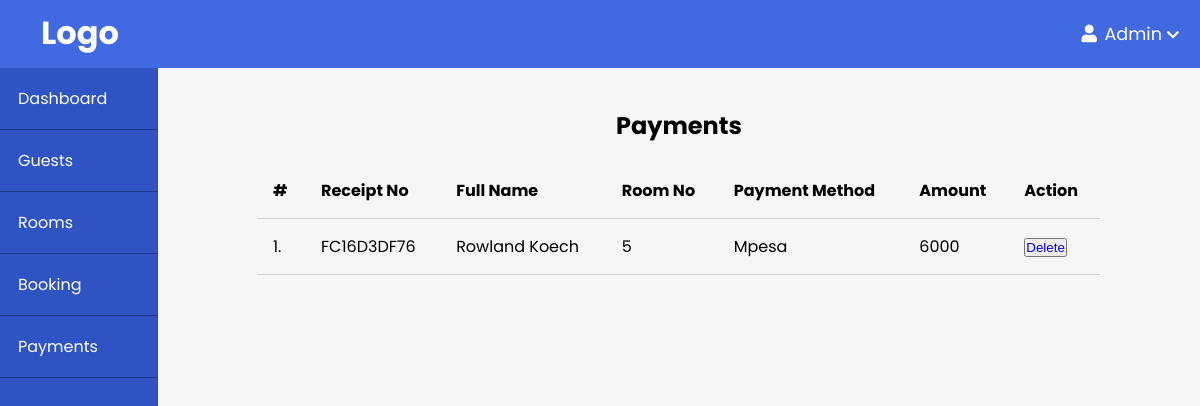
Screenshot of /admin/payments/index.php with the database file from the repository.
### tables this page shows
CREATE TABLE `payments` (
  `payment_id` int(50) NOT NULL,
  `receipt_no` varchar(30) NOT NULL,
  `payment_date` date NOT NULL DEFAULT current_timestamp(),
  `amount_paid` int(100) NOT NULL,
  `payment_type_id` int(50) NOT NULL,
  `user_id` int(50) NOT NULL,
  `booking_id` int(11) NOT NULL
);

CREATE TABLE `users` (
  `id` int(11) NOT NULL,
  `first_name` varchar(20) NOT NULL,
  `last_name` varchar(20) NOT NULL,
  `email` varchar(255) NOT NULL,
  `address` varchar(30) NOT NULL,
  `phone_no` varchar(10) NOT NULL,
  `passport` varchar(30) NOT NULL,
  `nationality` varchar(50) NOT NULL,
  `password` varchar(255) NOT NULL,
  `role_id` int(11) NOT NULL
);

CREATE TABLE `booking` (
  `id` int(50) NOT NULL,
  `check_in_date` date NOT NULL,
  `check_out_date` date NOT NULL,
  `nights` int(100) NOT NULL,
  `amount` int(100) NOT NULL,
  `booking_date` date NOT NULL DEFAULT current_timestamp(),
  `booking_status_id` int(11) NOT NULL,
  `user_id` int(50) NOT NULL,
  `room_id` int(50) NOT NULL,
  `room_type_id` int(50) NOT NULL
);

CREATE TABLE `payment_type` (
  `id` int(50) NOT NULL,
  `p_type` varchar(255) NOT NULL
);

### app/controllers/payments.php (called while the page is built, shortened)
<?php
include(ROOT_PATH . "\app\database\db.php");
$sql = "SELECT p.*, b.room_id, u.first_name, u.last_name, pt.p_type FROM payments AS p
        JOIN booking AS b ON p.booking_id=b.id
        JOIN users AS u ON p.user_id=u.id
        JOIN payment_type AS pt ON p.payment_type_id=pt.id";
$payments = executeJoinQuery($sql);

### app/database/db.php (called while the page is built, shortened)
<?php
require("connect.php");
function executeJoinQuery($sql) {
    global $conn;
    $stmt = $conn->prepare($sql);
    $stmt->execute();
    $records = $stmt->get_result()->fetch_all(MYSQLI_ASSOC);
    return $records;
}

### admin/payments/index.php (the view, shortened to what this page needs)
<?php include(ROOT_PATH . "\app\controllers\payments.php") ?>
<!DOCTYPE html>
<html lang="en">
<head>
    <link href="../../assets/fontawesome/css/all.min.css"  rel="stylesheet">
    <link rel="stylesheet" href="../style.css">
</head>
<body>
     <?php include(ROOT_PATH . "/app/includes/adminHeader.php"); ?>
    <div class="admin-wrapper">
        <?php include(ROOT_PATH . "/app/includes/adminSidebar.php"); ?>
        <div class="admin-content">
            <div class="table-wrapper">
                <h2>Payments</h2>
                <table>
                    <thead>
                        <th>#</th>
                        <th>Receipt No</th>
                        <th>Full Name</th>
                        <th>Room No</th>
                        <th>Payment Method</th>
                        <th>Amount</th>
                        <th colspan="3">Action</th>
                    </thead>
                    <?php foreach($payments as $key => $payment): ?>
                        <tr>
                            <td><?php echo $key + 1 . "."; ?></td>
                            <td><?php echo $payment['receipt_no']; ?></td>
                            <td><?php echo $payment['first_name'] . " " . $payment['last_name']; ?></td>
                            <td><?php echo $payment['room_id']; ?></td>
                            <td><?php echo $payment['p_type']; ?></td>
                            <td><?php echo $payment['amount_paid']; ?></td>
                            <td><button><a href="index.php?del_id=<?php echo $payment['payment_id']; ?>">Delete</a></button></td>
                        </tr>
                    <?php endforeach; ?>
                </table>
            </div>
        </div>
    </div>
</body>
</html>

### admin/style.css (style rules this page uses)
* { padding: 0; margin: 0; box-sizing: border-box; }
body { background-color: #f6f6f6; font-family: 'Poppins', sans-serif; }
table { margin: 20px auto; }
table, th, td { border: 1px solid black; border-collapse: collapse; }
th, td { padding: 10px 5px; }
a { text-decoration: none; }
.admin-wrapper { display: flex; min-height: calc(100vh - 68px); }
.admin-content { flex: 8; height: 100%; padding: 40px 100px 100px; }
.admin-content h2 { text-align: center; }
.table-wrapper table { width: 100%; border: none; }
.table-wrapper th, .table-wrapper td { padding: 15px; text-align: left; border: none; border-bottom: 1px solid #d3d3d3; }

### rows the page displays
payments: receipt_no "FC16D3DF76", user.first_name "Rowland", user.last_name "Koech", booking.room_id "5", payment_type.p_type "Mpesa", amount_paid "6000"
